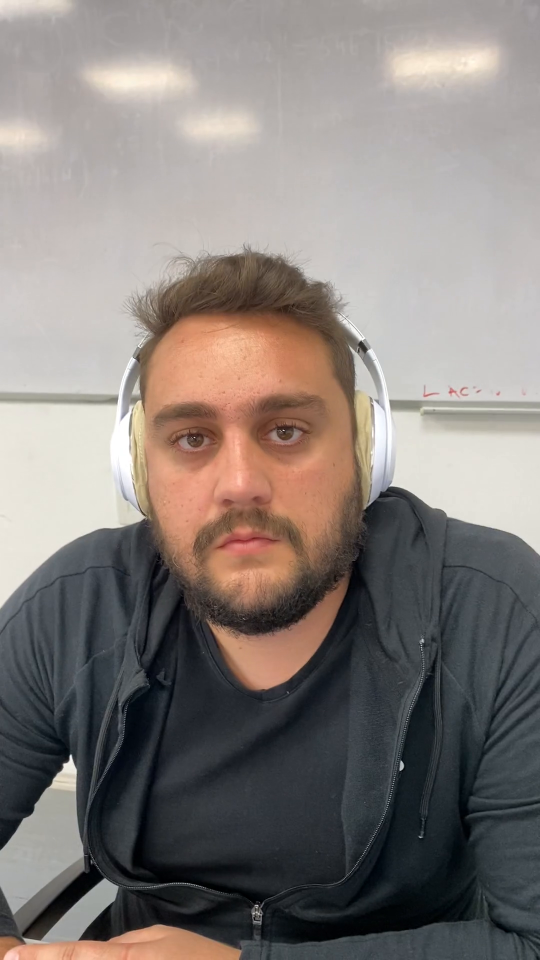
#> input picture frame 9 of Soundit-Models/LipReadingModel/app copy/test_video.mp4, 1080 x 1920 px, given in place of feartest1.mp4, which was not available (shown at 1/2 size)
$ jupyter execute 'ColorRecognition copy.ipynb'
#> lines starting #> are read from the running program, lines starting #| are printed output that depends on the picture; pictures that were not available may be replaced by others from this repository, and a replacement may not be noted
[cell 1]
import numpy as np
import cv2

[cell 2]
AverageColors=[]
video = '/Users/kevynkrancenblum/Desktop/Data Science/Final Project/Facial_emotion_recognition/feartest1.mp4'
cap = cv2.VideoCapture(video)
while True:
    # Process Key (ESC: end)
    key = cv2.waitKey(1)
#> (key Esc is pressed here)
    if key == 27:  # ESC
        cap.release()
        cv2.destroyAllWindows()
    # Camera capture
    success, image = cap.read()
#> image is the input picture: shape (1920, 1080, 3); mean B, G, R 121.9, 125.7, 132.9
    if not success:
        break
    image = cv2.flip(image, 1)  # Mirror display
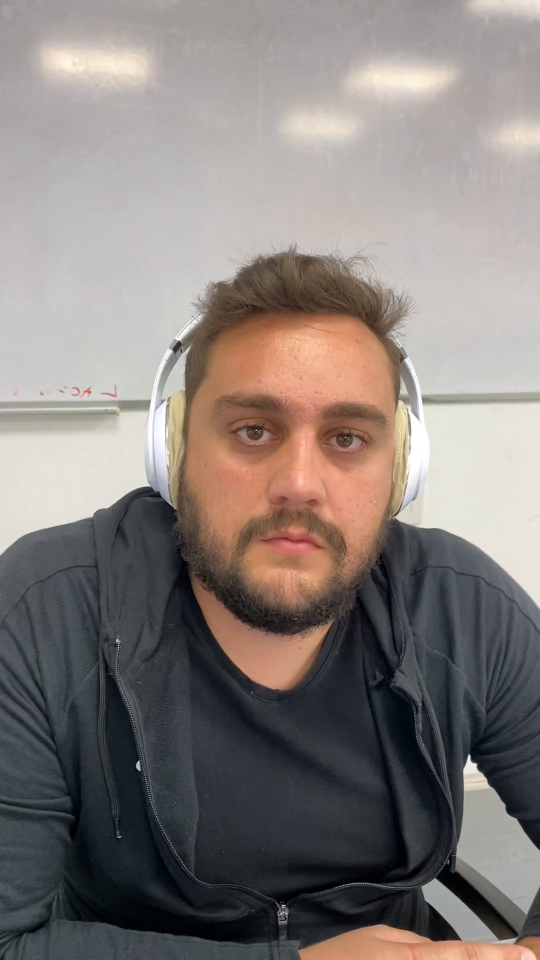
#> image: shape (1920, 1080, 3) (shown at 1/2 size); mean B, G, R 121.9, 125.7, 132.9
    # Detection implementation
    average_color_row = np.average(image, axis=0)
#> average_color_row = 1080 rows, first 8: [141.6, 141, 139.8], [141.5, 140.9, 139.7], [141.5, 140.9, 139.7], [141.4, 140.7, 139.5], [141.2, 140.5, 139.4], [141.1, 140.4, 139.2], [140.9, 140.2, 139], [140.9, 140.2, 139]
    average_color = np.average(average_color_row, axis=0)
#> average_color = [121.9, 125.7, 132.9]
    d_img = np.ones((312,312,3), dtype=np.uint8)
    d_img[:,:] = average_color
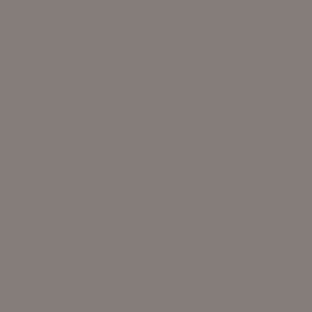
#> d_img: shape (312, 312, 3); mean of channels 0, 1, 2 121, 125, 132; drawn as B, G, R
    image = cv2.cvtColor(image, cv2.COLOR_BGR2RGB)
    image.flags.writeable = False
    image = cv2.cvtColor(image, cv2.COLOR_BGR2RGB)
    AverageColors.append(average_color)
    cv2.imshow('Facial Emotion Recognition', image)
    cv2.imshow('Average Color',d_img)

$ run again, starting later in the video
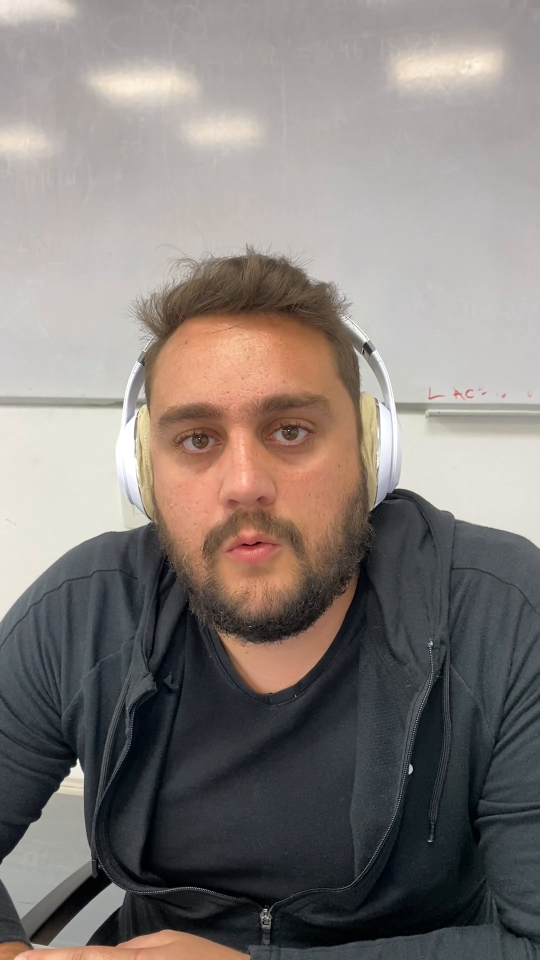
#> input picture frame 40 of Soundit-Models/LipReadingModel/app copy/test_video.mp4, 1080 x 1920 px, given in place of feartest1.mp4, which was not available (shown at 1/2 size)
#> image is the input picture: shape (1920, 1080, 3); mean B, G, R 121.1, 125.1, 132.1
#> `image = cv2.flip(image, 1)`:
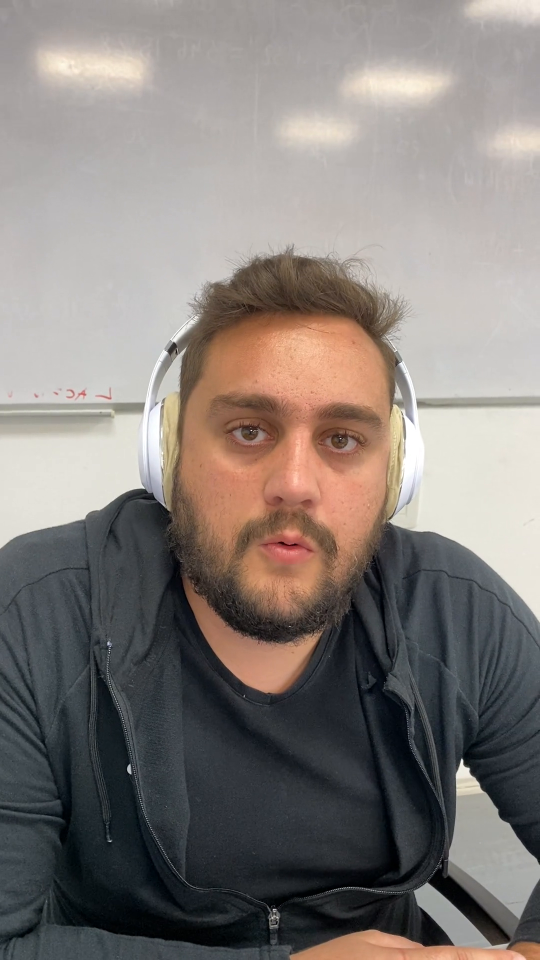
#> image: shape (1920, 1080, 3) (shown at 1/2 size); mean B, G, R 121.1, 125.1, 132.1
#> average_color_row = 1080 rows, first 8: [139.5, 139, 137.7], [139.3, 138.9, 137.5], [139.2, 138.8, 137.4], [139.2, 138.8, 137.4], [139.1, 138.7, 137.3], [139, 138.6, 137.2], [138.9, 138.5, 137.1], [138.8, 138.3, 137]
#> average_color = [121.1, 125.1, 132.1]

$ run again, starting later in the video
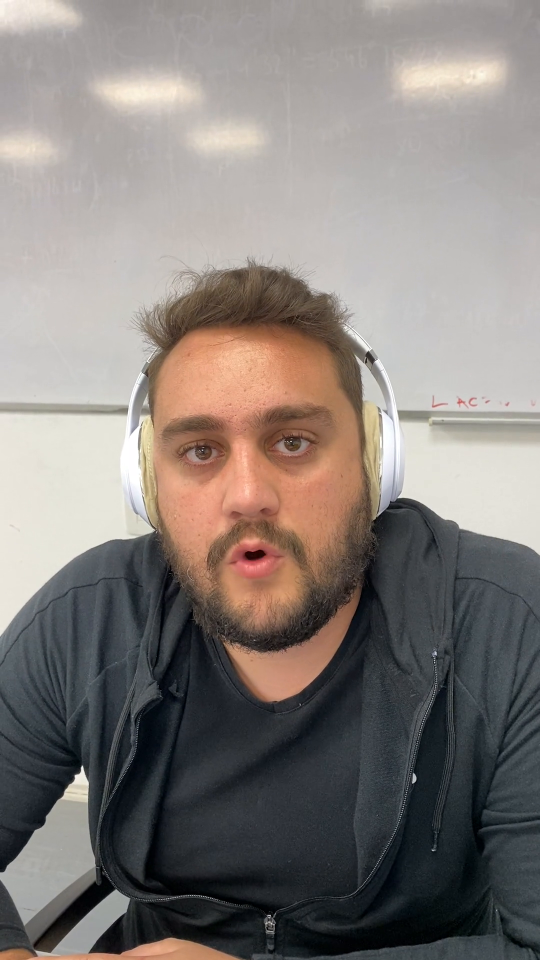
#> input picture frame 72 of Soundit-Models/LipReadingModel/app copy/test_video.mp4, 1080 x 1920 px, given in place of feartest1.mp4, which was not available (shown at 1/2 size)
#> image is the input picture: shape (1920, 1080, 3); mean B, G, R 121.9, 125.9, 132.7
#> `image = cv2.flip(image, 1)`:
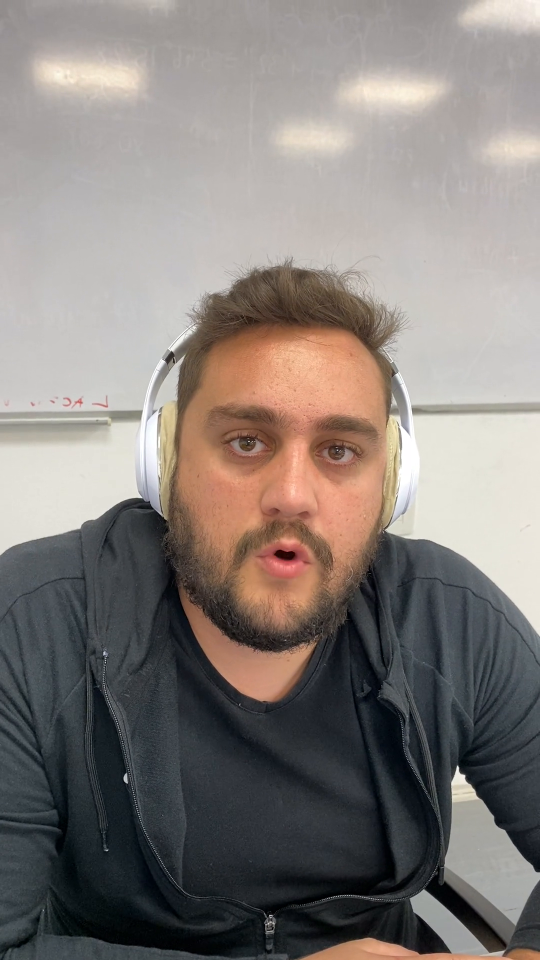
#> image: shape (1920, 1080, 3) (shown at 1/2 size); mean B, G, R 121.9, 125.9, 132.7
#> average_color_row = 1080 rows, first 8: [138.4, 138, 136.8], [138.3, 137.9, 136.7], [138.3, 137.9, 136.7], [138.3, 137.8, 136.6], [138.1, 137.7, 136.5], [138, 137.6, 136.4], [137.8, 137.4, 136.2], [137.7, 137.3, 136.1]
#> average_color = [121.9, 125.9, 132.7]
